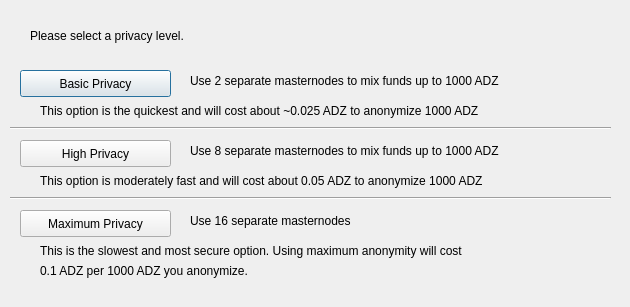
<?xml version="1.0" encoding="UTF-8"?>
<ui version="4.0">
 <class>DarksendConfig</class>
 <widget class="QDialog" name="DarksendConfig">
  <property name="geometry">
   <rect>
    <x>0</x>
    <y>0</y>
    <width>630</width>
    <height>307</height>
   </rect>
  </property>
  <property name="windowTitle">
   <string>Configure PrivateSend</string>
  </property>
  <widget class="QPushButton" name="buttonBasic">
   <property name="geometry">
    <rect>
     <x>20</x>
     <y>70</y>
     <width>151</width>
     <height>27</height>
    </rect>
   </property>
   <property name="text">
    <string>Basic Privacy</string>
   </property>
  </widget>
  <widget class="QPushButton" name="buttonHigh">
   <property name="geometry">
    <rect>
     <x>20</x>
     <y>140</y>
     <width>151</width>
     <height>27</height>
    </rect>
   </property>
   <property name="text">
    <string>High Privacy</string>
   </property>
  </widget>
  <widget class="QPushButton" name="buttonMax">
   <property name="geometry">
    <rect>
     <x>20</x>
     <y>210</y>
     <width>151</width>
     <height>27</height>
    </rect>
   </property>
   <property name="text">
    <string>Maximum Privacy</string>
   </property>
  </widget>
  <widget class="QLabel" name="label">
   <property name="geometry">
    <rect>
     <x>30</x>
     <y>20</y>
     <width>571</width>
     <height>31</height>
    </rect>
   </property>
   <property name="text">
    <string>Please select a privacy level.</string>
   </property>
  </widget>
  <widget class="QLabel" name="label_2">
   <property name="geometry">
    <rect>
     <x>190</x>
     <y>70</y>
     <width>421</width>
     <height>21</height>
    </rect>
   </property>
   <property name="text">
    <string>Use 2 separate masternodes to mix funds up to 1000 ADZ</string>
   </property>
  </widget>
  <widget class="QLabel" name="label_3">
   <property name="geometry">
    <rect>
     <x>190</x>
     <y>140</y>
     <width>411</width>
     <height>21</height>
    </rect>
   </property>
   <property name="text">
    <string>Use 8 separate masternodes to mix funds up to 1000 ADZ</string>
   </property>
  </widget>
  <widget class="QLabel" name="label_4">
   <property name="geometry">
    <rect>
     <x>190</x>
     <y>210</y>
     <width>421</width>
     <height>21</height>
    </rect>
   </property>
   <property name="text">
    <string>Use 16 separate masternodes</string>
   </property>
  </widget>
  <widget class="QLabel" name="label_6">
   <property name="geometry">
    <rect>
     <x>40</x>
     <y>100</y>
     <width>561</width>
     <height>21</height>
    </rect>
   </property>
   <property name="text">
    <string>This option is the quickest and will cost about ~0.025 ADZ to anonymize 1000 ADZ</string>
   </property>
  </widget>
  <widget class="QLabel" name="label_7">
   <property name="geometry">
    <rect>
     <x>40</x>
     <y>170</y>
     <width>561</width>
     <height>21</height>
    </rect>
   </property>
   <property name="text">
    <string>This option is moderately fast and will cost about 0.05 ADZ to anonymize 1000 ADZ</string>
   </property>
  </widget>
  <widget class="QLabel" name="label_8">
   <property name="geometry">
    <rect>
     <x>40</x>
     <y>240</y>
     <width>561</width>
     <height>21</height>
    </rect>
   </property>
   <property name="text">
    <string>This is the slowest and most secure option. Using maximum anonymity will cost</string>
   </property>
  </widget>
  <widget class="QLabel" name="label_9">
   <property name="geometry">
    <rect>
     <x>40</x>
     <y>260</y>
     <width>561</width>
     <height>21</height>
    </rect>
   </property>
   <property name="text">
    <string>0.1 ADZ per 1000 ADZ you anonymize.</string>
   </property>
  </widget>
  <widget class="Line" name="line">
   <property name="geometry">
    <rect>
     <x>10</x>
     <y>120</y>
     <width>601</width>
     <height>16</height>
    </rect>
   </property>
   <property name="orientation">
    <enum>Qt::Horizontal</enum>
   </property>
  </widget>
  <widget class="Line" name="line_2">
   <property name="geometry">
    <rect>
     <x>10</x>
     <y>190</y>
     <width>601</width>
     <height>16</height>
    </rect>
   </property>
   <property name="orientation">
    <enum>Qt::Horizontal</enum>
   </property>
  </widget>
 </widget>
 <resources/>
 <connections/>
</ui>
